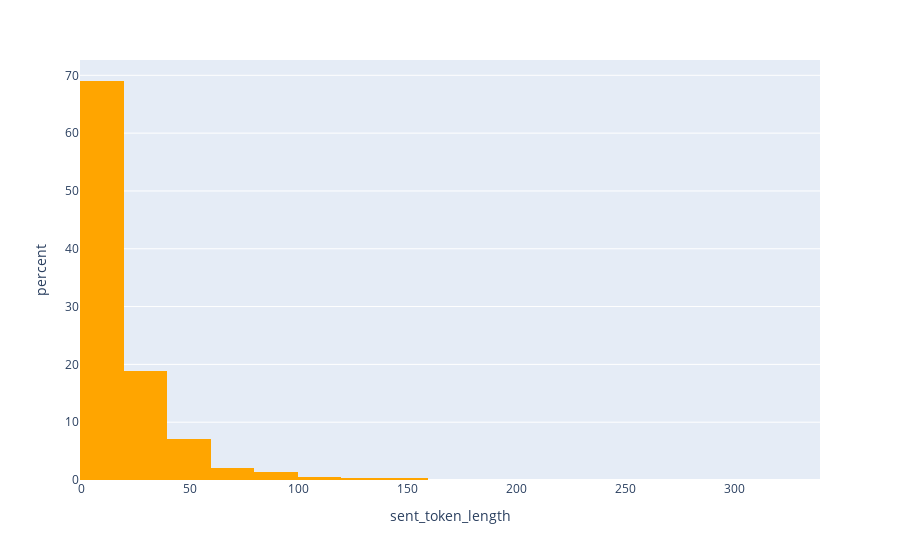

Write notebook code for a chart like this one.
### Code cell
import plotly.express as px
fig = px.histogram(hotel_reviews, x="sent_token_length", nbins=20, color_discrete_sequence=["orange", "blue", "green"], barmode='group', histnorm="percent")
fig.show()

### Figure 1 — Plotly figure (JSON) as saved in the notebook; plotly's stock layout.template omitted (floating-point values rounded to 4 significant figures; data arrays with more than 128 entries replaced by an {"elided": "..."} marker saying what was removed)
{"data": [{"alignmentgroup": "True", "bingroup": "x", "histnorm": "percent", "hovertemplate": "sent_token_length=%{x}<br>percent=%{y}<extra></extra>", "legendgroup": "", "marker": {"color": "orange", "pattern": {"shape": ""}}, "name": "", "nbinsx": 20, "offsetgroup": "", "orientation": "v", "showlegend": false, "type": "histogram", "x": {"elided": "6994 int values"}, "xaxis": "x", "yaxis": "y"}], "layout": {"barmode": "group", "legend": {"tracegroupgap": 0}, "margin": {"t": 60}, "xaxis": {"anchor": "y", "domain": [0, 1], "title": {"text": "sent_token_length"}}, "yaxis": {"anchor": "x", "domain": [0, 1], "title": {"text": "percent"}}}}
